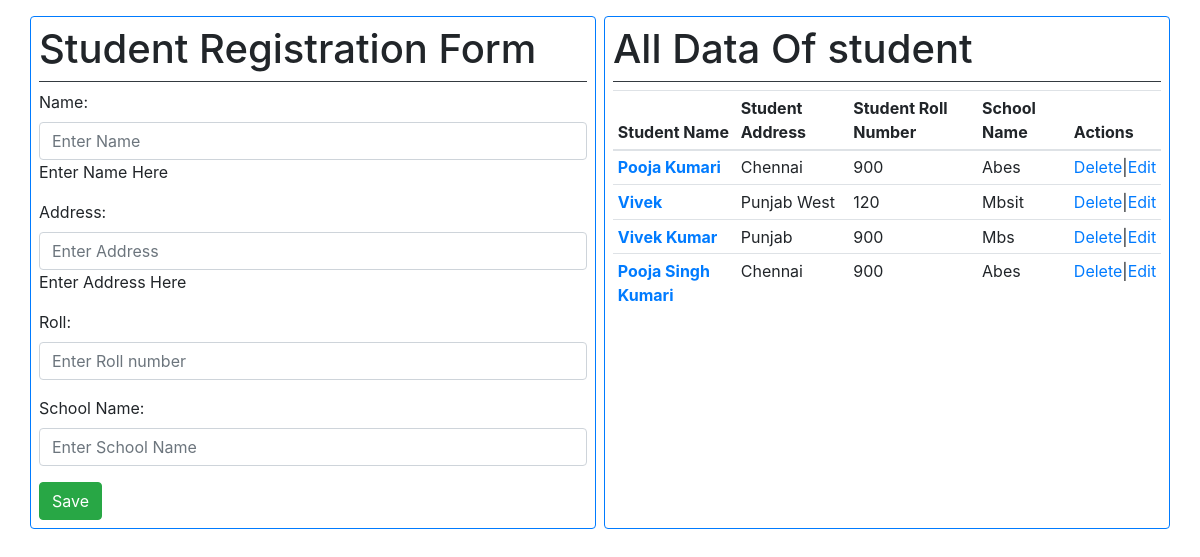
The page / on the database its author committed.
### poll/models.py (models this page shows)
class StudentModel(models.Model):
    name = models.CharField(max_length=20)
    address = models.CharField(max_length=20)
    roll = models.IntegerField()
    school_Name = models.CharField(max_length=20)

### poll/views.py (the view)
# urls.py: path('', views.home, name="home-view"),
def home(request):
    dt = StudentModel.objects.all()
    if request.method=="POST":
        fm = StudentForm(request.POST)
        if fm.is_valid():
            fm.save()
            return HttpResponseRedirect("/")
    else:
        fm = StudentForm()
    return render(request, "home.html", {"form" : fm, "data" : dt})

### poll/forms.py
class StudentForm(forms.ModelForm):
    class Meta:
        model  = StudentModel
        fields = "__all__"
        widgets = {
            'name' : forms.TextInput(attrs= {"placeholder"  :"Enter Name ", "class" : "form-control", 'id' : 'userid'}),
            'address' : forms.TextInput(attrs= {"placeholder"  :"Enter Address ", 'class' : "form-control"}),
            'roll' : forms.TextInput(attrs= {"placeholder"  :"Enter Roll number", "class" : 'form-control'}),
            'school_Name' : forms.TextInput(attrs= {"placeholder"  :"Enter School Name ", "class" :"form-control"}),
        }
        error_messages = {
            "name" : {"required" : "Name is required please enter "},
            "address" : {"required" : "Address is required please enter "},
        }
        help_texts = {
            "name" : "Enter Name Here",
            "address" : "Enter Address Here",
        }

### poll/templates/home.html (shortened to what this page needs)
<!DOCTYPE html>
<html lang="en">
<head>
    <link rel="stylesheet" href="https://cdn.jsdelivr.net/npm/bootstrap@4.0.0/dist/css/bootstrap.min.css">
</head>
<body>
    <div class="container">
        <div class="row mt-3">
            <div class="col border border-1 p-2 border-primary rounded mr-2">
                <h1 class="border-bottom border-dark pb-2">Student Registration Form</h1>
                <form action="" method="post" novalidate>
                        {{form.as_p}}
                    <input class="btn btn-success" type="submit" value="Save">
                </form>
            </div>
            <div class="col border border-1 p-2 border-primary rounded">
                <h1  class="border-bottom border-dark pb-2">All Data Of student</h1>
                <table class="table table-sm">
                    {% if data %}
                    <thead>
                      <tr>
                        <th scope="col">Student Name</th>
                        <th scope="col">Student Address</th>
                        <th scope="col">Student Roll Number</th>
                        <th scope="col">School Name</th>
                        <th>Actions</th>
                      </tr>
                    </thead>
                        <tbody>
                            {% for dt in data %}
                                <tr>
                                    <th scope="row"><a href="{% url "student-data" dt.id %}">{{dt.name|title}}</a></th>
                                    <td>{{dt.address|title}}</td>
                                    <td>{{dt.roll}}</td>
                                    <td>{{dt.school_Name|title|truncatechars:10}}</td>
                                    <td><a href="{% url "student-delete" dt.id %}">Delete</a>|<a href="{% url "student-update" dt.id %}">Edit</a></td>
                                </tr>
                            {% endfor %}
                        </tbody>
                        {% else %}
                            <h1 class="text text-center text-primary">No Records Availaible</h1>
                    {% endif %}
                  </table>
            </div>
        </div>
    </div>
</body>
</html>

### rows shown on the page
StudentModel: name "Pooja Kumari", address "Chennai", roll "900", school_Name "Abes"
StudentModel: name "Vivek", address "Punjab West", roll "120", school_Name "Mbsit"
StudentModel: name "Vivek Kumar", address "Punjab", roll "900", school_Name "Mbs"
StudentModel: name "Pooja Singh Kumari", address "Chennai", roll "900", school_Name "Abes"
